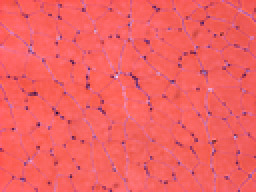
%> input picture Cell Segmentation/case2.tif, 128 x 96 px, shrunk from 600 x 448 before the run (shown 2 times larger)
$ octave DemoCase2.m   (GNU Octave 9; MATLAB toolbox functions it lacks are replaced by stand-ins)
%> lines starting %> are read from the running program, lines starting %| are printed output that depends on the picture; in (x1, y1, x2, y2) boxes, pixels count from 0 and x2, y2 are one past the last pixel; in counts of white or black regions, pixels touching at a corner belong together; the program's own positions count from 1
### Cell Segmentation/moving_average_filter.m
%%%This program is written by Zhenzhou Wang, for more information please
%%%contact: zzwangsia@yahoo.com or wangzhenzhou@sia.cn
function [C] = moving_average_filter(A)
%%%moving average filtering
sd=1;
B=[(1/(2*pi*sd^2))*exp((-2^2-2^2)/(2*sd^2)),(1/(2*pi*sd^2))*exp((-1^2-2^2)/(2*sd^2)),(1/(2*pi*sd^2))*exp((-0^2-2^2)/(2*sd^2)),(1/(2*pi*sd^2))*exp((-1^2-2^2)/(2*sd^2)),(1/(2*pi*sd^2))*exp((-2^2-2^2)/(2*sd^2));
    (1/(2*pi*sd^2))*exp((-2^2-1^2)/(2*sd^2)),(1/(2*pi*sd^2))*exp((-1^2-1^2)/(2*sd^2)),(1/(2*pi*sd^2))*exp((-0^2-1^2)/(2*sd^2)),(1/(2*pi*sd^2))*exp((-1^2-1^2)/(2*sd^2)),(1/(2*pi*sd^2))*exp((-2^2-1^2)/(2*sd^2));
    (1/(2*pi*sd^2))*exp((-2^2-0^2)/(2*sd^2)),(1/(2*pi*sd^2))*exp((-1^2-0^2)/(2*sd^2)),(1/(2*pi*sd^2))*exp((-0^2-0^2)/(2*sd^2)),(1/(2*pi*sd^2))*exp((-1^2-0^2)/(2*sd^2)),(1/(2*pi*sd^2))*exp((-2^2-0^2)/(2*sd^2));
    (1/(2*pi*sd^2))*exp((-2^2-1^2)/(2*sd^2)),(1/(2*pi*sd^2))*exp((-1^2-1^2)/(2*sd^2)),(1/(2*pi*sd^2))*exp((-0^2-1^2)/(2*sd^2)),(1/(2*pi*sd^2))*exp((-1^2-1^2)/(2*sd^2)),(1/(2*pi*sd^2))*exp((-2^2-1^2)/(2*sd^2));
    (1/(2*pi*sd^2))*exp((-2^2-2^2)/(2*sd^2)),(1/(2*pi*sd^2))*exp((-1^2-2^2)/(2*sd^2)),(1/(2*pi*sd^2))*exp((-0^2-2^2)/(2*sd^2)),(1/(2*pi*sd^2))*exp((-1^2-2^2)/(2*sd^2)),(1/(2*pi*sd^2))*exp((-2^2-2^2)/(2*sd^2))
    ];
C=convn(A,B,'same');
C=255*imadjust(C);
% figure,imagesc(C);colormap gray;

### Cell Segmentation/gradient_image.m
%%%This program is written by Zhenzhou Wang, for more information please
%%%contact: zzwangsia@yahoo.com or wangzhenzhou@sia.cn
function [A] = gradient_image(C)
I = (double(C));
% figure,imagesc(I);colormap gray;
hy = fspecial('sobel');
hx = hy';
Iy = imfilter(double(I), hy, 'replicate');
Ix = imfilter(double(I), hx, 'replicate');
gradmag = sqrt(Ix.^2 + Iy.^2);
gradmag = gradmag./max(max(gradmag));
A=255*imadjust(gradmag);
% figure,imagesc(A);colormap gray;

### Cell Segmentation/zhenzhou_threshold_selection.m
%%%This program is written by Zhenzhou Wang, for more information please
%%%contact: zzwangsia@yahoo.com or wangzhenzhou@sia.cn
%%%This program is free for academic use only.
%%%Please reference and acknowledge the following paper:
%%%[1]Z.Z. Wang, "Monitoring of GMAW weld pool from the reflected laser lines
%%%for real time control", IEEE Transactions on Industrial Informatics, No.
%%%10,Issue, 4, pp. 2073-2083, 2014
%%%[2] Z.Z. Wang, "A new approach for segmentation and quantification of
%%%%%% cells or nanoparticles", IEEE T IND INFORM, 12(3), pp.962-971,2016

function [T] = zhenzhou_threshold_selection(C,Nfit)
Image=round(C);
Ns=max(max(Image));
Ns1=max(min(min(Image)),1);
hist1=zeros(1,Ns);
for h=Ns1:Ns
for i=1:size(Image,1)
    for j=1:size(Image,2)
        if Image(i,j)==h;
            hist1(1,h)=hist1(1,h)+1;
        end;
    end;
end;

if hist1(1,h)<1
    hist1(1,h)=1;
end;
end;


% figure,plot(hist1);
hist1=hist1/max(hist1);
hist_orig=hist1;
fhist=fft(hist1);
fhist1=abs(fftshift(fhist));
% figure,plot(fhist1);
% fhist(10:245)=0;
fhist(10:(max(size(fhist1))-10))=0;
ahist=ifft(fhist);

hist=abs(ahist)/max(abs(ahist));
hist(1:Ns1)=0;
hist(Ns:255)=0;
% [11 lines of commented-out code are left out]


N=Nfit;

hl=zeros(1,max(size(hist)));
sd=zeros(1,N+1);
% s=zeros(1,(N+1)/2);
for i=1+N:max(size(hist))-N
    Y=[];
    X=[];
    for j=1:N
        Y=[Y;hist(i-N+j-1)];
        temp=[i-N+j-1,1];
        X=[X;temp];
    end;
    k=inv(X'*X)*X'*Y;
    k1=k(1);
    Y=[];
    X=[];
    for j=1:N
        Y=[Y;hist(i+j)];
        temp=[i+j,1];
        X=[X;temp];
    end;
    k=inv(X'*X)*X'*Y;
    k2=k(1);
    sd=[sd,k1-k2];

end;
M=5;
s=zeros(1,(M+1)/2+2);
for i=1+M:max(size(sd))-M
    Y=[];
    X=[];
    Y=sd((i-(M-1)/2):(i+(M-1)/2))';
    temp=[(i-(M-1)/2):(i+(M-1)/2)];
    af=ones(1,max(size(temp)));
    X=[temp',af'];
    k=inv(X'*X)*X'*Y;
    s=[s,k(1)];
end;

s=s/max(s);
sd=sd/max(sd);

peaks=zeros(1,max(size(sd)));
for i=1:max(size(sd))
    if sd(i)>0
        peaks(i)=sd(i);
    end;
end;
%figure,plot(peaks);
valleys=zeros(1,max(size(sd)));
for i=1:max(size(sd))
    if sd(i)<0
        valleys(i)=-sd(i);
    end;
end;
%figure,plot(valleys);

ps=findpeaks(peaks);
peak_intensity=[];
for i=1:max(size(ps))
[m n]=find(peaks==ps(i));
peak_intensity=[peak_intensity,n];
end;
vs=findpeaks(valleys);
valley_intensity=[];
for i=1:max(size(vs))
[m n]=find(valleys==vs(i));
valley_intensity=[valley_intensity,n];
end;


n_v_s=[];
nvs=[];
for i=1:max(size(vs))
    if valley_intensity(i)>10&&valley_intensity(i)<250
        n_v_s=[n_v_s,valley_intensity(i)];
        nvs=[nvs,vs(i)];
    end;
end;

[m n]=find(nvs==max(nvs));
T=n_v_s(n)


figure, plot(peaks,'b-','linewidth',2);%'Color',[.3 0 0]);
hold on;
plot(-valleys,'r-','linewidth',2);%'Color',[.6 0 0]);
plot(hist1,'m-','linewidth',2);
plot(hist,'c-','linewidth',2);

plot(s,'g-','linewidth',2);
plot(hl,'k-','linewidth',2);

plot(T,0,'r*','markersize',10,'LineWidth',2);
% plot(Totsu,0,'g*','markersize',10,'LineWidth',2);
for i=1:max(size(peak_intensity))
    plot(peak_intensity(i),0,'bx','markersize',10,'linewidth',2);
end;
for i=1:max(size(valley_intensity))
    plot(valley_intensity(i),0,'ro','markersize',10,'linewidth',2);
end;
legend('peak parts of slope difference','valley parts of slope difference','original histogram distribution','smoothed histogram distribution','derivative of slope difference','horizontal axis','selected threshold');

### Cell Segmentation/zhenzhou_clutter_filter.m
%%%This program is written by Zhenzhou Wang, for more information please
%%%contact: zzwangsia@yahoo.com or wangzhenzhou@sia.cn
function [C] = zhenzhou_clutter_filter(A,N)

for i=1:N
    A=imerode(A,strel('disk',1));
end;
for i=1:N
    A=imdilate(A,strel('disk',1));
end;
C=bwareaopen(A,5);
% figure,imagesc(C);colormap gray;

### Cell Segmentation/zhenzhou_shape_filtering.m
%%%This program is written by Zhenzhou Wang, for more information please
%%%contact: zzwangsia@yahoo.com or wangzhenzhou@sia.cn
%%%This program is free for academic use only.
%%%Please reference and acknowledge the following paper:
%%%papers to be published

function [Filtered_Seed] = zhenzhou_shape_filtering(bobC,Case,Band_Width)
%%%T_shape is the threshold to distinguish the noise shape and the cell
%%%shape
%%Band_Width is the band width of the Fourier filter

%%%%%shape filtering by boundary
temp = bwboundaries(bobC);
% xb_ROI = temp{1}(:,2);
% yb_ROI = temp{1}(:,1);
tempCell=[];
% Tbound=[];
figure,imagesc(bobC);colormap gray;
hold on;
for i=1:max(size(temp))
%         Tbound=[Tbound;max(size(temp{i}))];
        plot(temp{i}(:,2),temp{i}(:,1),'b-','Linewidth',2);
end;

% T_bound=round(mean(Tbound));
if Case==4
    T_bound=4;
end;
if Case==3
    T_bound=10;
end;
if Case==2
    T_bound=10;
end;
if Case==1
    T_bound=30;
end;

% keyboard;


for i=1:max(size(temp))
     if max(size(temp{i}))>T_bound

        tempCell{i}=temp{i};
        plot(tempCell{i}(:,2),tempCell{i}(:,1),'r-','Linewidth',2);
      end;
end;


NS=size(bobC);
ROI=zeros(NS(1),NS(2));
Filtered_Seed=zeros(NS(1),NS(2));

figure,imagesc(bobC);colormap gray;
hold on;
for i=1:max(size(tempCell))
    if max(size(tempCell{i}))>0
        xb = tempCell{i}(:,2);
        yb = tempCell{i}(:,1);

        fhist=fft(xb);
        fhist1=abs(fftshift(fhist));
        fhist(Band_Width:(max(size(fhist1))-Band_Width))=0;
        xb1=ifft(fhist);
        fhist=fft(yb);
        fhist1=abs(fftshift(fhist));
        fhist(Band_Width:(max(size(fhist1))-Band_Width))=0;
        yb1=ifft(fhist);
         plot(xb1,yb1,'g-','LineWidth',3);

        ROI = poly2mask(abs(xb1),abs(yb1),size(ROI,1),size(ROI,2));
        Filtered_Seed=Filtered_Seed+ROI;
    end;
end;
% figure,imagesc(Filtered_Seed);colormap gray;

### Cell Segmentation/zhenzhou_iterative_erosion.m
%%%This program is written by Zhenzhou Wang, for more information please
%%%contact: zzwangsia@yahoo.com or wangzhenzhou@sia.cn
%%%This program is free for academic use only.
%%%Please reference and acknowledge the following paper:
%%%Z.Z. Wang, "Automatic segmentation and classification of the reflected laser dots during analytic measurement of mirror surfaces, Optics and Lasers in Engineering,  2016
%%%Z.Z. Wang, "A semi-automatic method for robust and efficient identification of neighboring muscle cells," Pattern Recognition, Vol. 53, pp.300-312, 2016

function [rxc1, ryc1] = zhenzhou_iterative_erosion(Filtered_Seed,Case)
%%%Case= 1, 2, 3, to disting\guish the size type of the cells

seed=Filtered_Seed;
if Case==1
    m_id=1;
    l_id=0;
    s_id=0;
    n_id=0;
end;
if Case==2
    m_id=1;
    l_id=0;
    s_id=0;
    n_id=0;
end;
if Case==3
    m_id=0;
    l_id=0;
    s_id=1;
    n_id=0;
end;
if Case==4
    m_id=0;
    l_id=0;
    s_id=0;
    n_id=1;
end;
se = strel('disk',1);
% seed=bSeg;
isize=size(seed);
S1=isize(1);
S2=isize(2);
%%%%%%%%%%%%%%%%%%%%separate the cells
%%%%%%%%%%%%%%%%%%%%%%%%%%%%%%%%%%%%%%%
mask_f=zeros(S1,S2);
mask_temp= seed;
%%%%%%%%%%%%%%%%%%%separate cells based on size threshold
a_temp=seed;
if m_id==1
    for i=1:10
        a_temp = imerode(a_temp, se);
        a_temp= bwareaopen(a_temp,5);
    end;
end;
if l_id==1
    for i=1:5
        a_temp = imerode(a_temp, se);
        a_temp= bwareaopen(a_temp,3);
    end;
end;
if s_id==1
    for i=1:4
        a_temp = imerode(a_temp, se);
        a_temp= bwareaopen(a_temp,1);
    end;
end;

if n_id==1
    for i=1:1
        a_temp = imerode(a_temp, se);
        a_temp= bwareaopen(a_temp,1);
    end;
end;

s  = regionprops(a_temp, 'Area');
areas = cat(1, s.Area);
% figure,imagesc(a_temp);colormap gray;

T_s=round(mean(areas));
T_s=round(T_s);
mask_em = bwareaopen(mask_temp, T_s);
mask_f=mask_temp-mask_em+mask_f;
% figure,imagesc(mask_f);

for i=1:20
    se = strel('disk',1);
    mask_temp = imerode(mask_em, se);
    mask_em = bwareaopen(mask_temp,T_s);
    %figure,imagesc(mask_temp);
    mask_f=mask_temp-mask_em+mask_f;
    %figure,imagesc(mask_f);
end;

mask_f=mask_f+mask_temp;
mask_ff=mask_f>0;
% figure,imagesc(mask_ff);colormap gray;


%%%General filtering 2016
if Case==1
mask_ff=bwareaopen(mask_ff,30);
end;
if Case==2
mask_ff=bwareaopen(mask_ff,20);
end;
if Case==3
mask_ff=bwareaopen(mask_ff,10);
end;

s  = bwlabel(mask_ff);
figure,imagesc(s);


% ss1=bwlabel(sd1);
ss1=s;
N=max(max(s))

xc=[];yc=[];
for h=1:N
    X=[];Y=[];
    leng=0;lx=0;ly=0;
    for i=1:S1
        for j=1:S2

            if ss1(i,j)<h+1&&ss1(i,j)>h-1
                X=[X,i];
                Y=[Y,j];
            end;

        end;
    end;
    xc=[xc,median(X)];
    yc=[yc,median(Y)];
end;
rxc1=round(xc);
ryc1=round(yc);

### Cell Segmentation/DemoCase2.m
%%%This program is written by Zhenzhou Wang, for more information please
%%%contact: zzwangsia@yahoo.com or wangzhenzhou@sia.cn
%%%This program is free for academic use only.
%%%Please reference and acknowledge the following paper:
%%%%%%[1]Z.Z. Wang, "A semi-automatic method for robust and efficient identification of neighboring muscle cells," Pattern Recognition, Vol. 53, pp.300-312, 2016
%%%%%%[2] Z.Z. Wang, "A new approach for segmentation and quantification of
%%%%%% cells or nanoparticles", IEEE T IND INFORM, 12(3), pp.962-971,2016

close all;
clear all;
clc;

path='case2.tif';
D=im2double(imread(path));
Case=2;

A=D(:,:,1);
figure,imagesc(A);colormap gray;


%%%moving average filtering
C=moving_average_filter(A);
%%%obtain the gradient image
A=gradient_image(C);
%> in gradient_image, `gradmag = sqrt(Ix.^2 + Iy.^2);`:
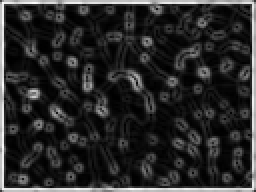
%> gradmag: size 96x128 double (shown 2 times larger); min 0, max 951.8, mean 154.9; drawn with min black and max white
%%%%obtain the contraint edges
T1=zhenzhou_threshold_selection(double(A),9);
%> in zhenzhou_threshold_selection, `Ns=max(max(Image));`: Ns = 255
%> in zhenzhou_threshold_selection, `Ns1=max(min(min(Image)),1);`: Ns1 = 1
%> after the loop in zhenzhou_threshold_selection, `for h=Ns1:Ns`: hist1 = 255 values, max 334 at index 4, min 1 at index 139, mean 47.4
%> in zhenzhou_threshold_selection, `hist1=hist1/max(hist1);`: hist1 = 255 values, max 1 at index 4, min 0.00299 at index 139, mean 0.142
%> in zhenzhou_threshold_selection, `hist_orig=hist1;`: hist_orig has the same summary as hist1
%> in zhenzhou_threshold_selection, `fhist1=abs(fftshift(fhist));`: fhist1 = 255 values, max 36.19 at index 128, min 0.0313 at index 43, mean 1.57
%> in zhenzhou_threshold_selection, `hist=abs(ahist)/max(abs(ahist));`: hist = 255 values, max 1 at index 10, min 0.0024 at index 153, mean 0.163
%> the loop in zhenzhou_threshold_selection, `for i=1+N:max(size(hist))-N` made 237 passes
%> (k1, k2) on passes 7 to 9: (-0.00449, -0.044), (-0.0132, -0.0417), (-0.0213, -0.0387)
%> after the loop in zhenzhou_threshold_selection, `for i=1+N:max(size(hist))-N`: sd = 247 values, max 0.124 at index 11, min -0.048 at index 246, mean -0.000188
%> the loop in zhenzhou_threshold_selection, `for i=1+M:max(size(sd))-M` made 237 passes
%> (Y, temp, X, k) on passes 9 to 11: ([0.0809; 0.0757; 0.0686; 0.06; 0.0502], [12 13 14 15 16], [12 1; 13 1; 14 1; 15 1; 16 1], [-0.00771; 0.175]), ([0.0757; 0.0686; 0.06; 0.0502; 0.0396], [13 14 15 16 17], [13 1; 14 1; 15 1; 16 1; 17 1], [-0.00907; 0.195]), ([0.0686; 0.06; 0.0502; 0.0396; 0.0285], [14 15 16 17 18], [14 1; 15 1; 16 1; 17 1; 18 1], [-0.0101; 0.211])
%> after the loop in zhenzhou_threshold_selection, `for i=1+M:max(size(sd))-M`: s = 242 values, max 0.0286 at index 10, min -0.014 at index 13, mean -5.3e-05
%> in zhenzhou_threshold_selection, `s=s/max(s);`: s = 242 values, max 1 at index 10, min -0.491 at index 13, mean -0.00185
%> in zhenzhou_threshold_selection, `sd=sd/max(sd);`: sd = 247 values, max 1 at index 11, min -0.387 at index 246, mean -0.00152
%> after the loop in zhenzhou_threshold_selection, `for i=1:max(size(sd))`: peaks = 247 values, max 1 at index 11, min 0 at index 1, mean 0.0278
%> after the loop in zhenzhou_threshold_selection, `for i=1:max(size(sd))`: valleys = 247 values, max 0.387 at index 246, min 0 at index 1, mean 0.0293
%> in zhenzhou_threshold_selection, `ps=findpeaks(peaks);`: ps = [1 0.0544 0.000513 0.02 0.043 0.0538 0.0436 0.0139 0.0077 0.0729 0.0891]
%> the loop in zhenzhou_threshold_selection, `for i=1:max(size(ps))` made 11 passes
%> (n, peak_intensity) on passes 1 to 11: (11, 11), (42, [11 42]), (69, [11 42 69]), (83, [11 42 69 83]), (110, [11 42 69 83 110]), (135, [11 42 69 83 110 135]), (163, [11 42 69 83 110 135 163]), (175, [11 42 69 83 110 135 163 175]), (189, [11 42 69 83 110 135 163 175 189]), (204, [11 42 69 83 110 135 163 175 189 204]), (229, [11 42 69 83 110 135 163 175 189 204 229])
%> in zhenzhou_threshold_selection, `vs=findpeaks(valleys);`: vs = [0.277 0.0413 0.00482 0.0406 0.0587 0.0225 0.0296 0.0147 0.0378 0.0323 0.0662 0.0805 0.387]
%> the loop in zhenzhou_threshold_selection, `for i=1:max(size(vs))` made 13 passes
%> (n, valley_intensity) on passes 1 to 12: (27, 27), (54, [27 54]), (74, [27 54 74]), (95, [27 54 74 95]), (122, [27 54 74 95 122]), (144, [27 54 74 95 122 144]), (155, [27 54 74 95 122 144 155]), (170, [27 54 74 95 122 144 155 170]), (183, [27 54 74 95 122 144 155 170 183]), (195, [27 54 74 95 122 144 155 170 183 195]), (221, [27 54 74 95 122 144 155 170 183 195 221]), (236, [27 54 74 95 122 144 155 170 183 195 221 236])
%> the loop in zhenzhou_threshold_selection, `for i=1:max(size(vs))` made 13 passes
%> (n_v_s, nvs) on passes 1 to 7: (27, 0.277), ([27 54], [0.277 0.0413]), ([27 54 74], [0.277 0.0413 0.00482]), ([27 54 74 95], [0.277 0.0413 0.00482 0.0406]), ([27 54 74 95 122], [0.277 0.0413 0.00482 0.0406 0.0587]), ([27 54 74 95 122 144], [0.277 0.0413 0.00482 0.0406 0.0587 0.0225]), ([27 54 74 95 122 144 155], [0.277 0.0413 0.00482 0.0406 0.0587 0.0225 0.0296])
%> n_v_s on passes 9 to 13: [27 54 74 95 122 144 155 170 183], [27 54 74 95 122 144 155 170 183 195], [27 54 74 95 122 144 155 170 183 195 221], [27 54 74 95 122 144 155 170 183 195 221 236], [27 54 74 95 122 144 155 170 183 195 221 236 246]
%> in zhenzhou_threshold_selection, `[m n]=find(nvs==max(nvs));`: n = 13
%> in zhenzhou_threshold_selection, `T=n_v_s(n)`: T = 246
%> the loop in zhenzhou_threshold_selection, `for i=1:max(size(peak_intensity))` made 11 passes
%> the loop in zhenzhou_threshold_selection, `for i=1:max(size(valley_intensity))` made 13 passes
%> figure, not shown here; curve peaks at x = 11, y = 1; curve peaks at x = 1, y = 0; curve peaks at x = 4, y = 1; curve peaks at x = 10, y = 1
%> T1 = 246
% T1=zhenzhou_threshold_selection_updated(double(A),2,27,1);


bC=A>T1;
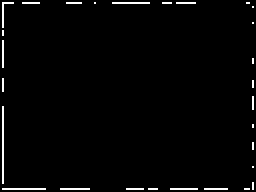
%> bC: size 96x128 logical (shown 2 times larger); 2% white in thin lines or dots
bbC=bwareaopen(bC,100);
%> bbC: size 96x128 logical; every value is 0
figure,imagesc(bbC);colormap gray;


%%%%%Union method   ( CASE 2 )
obC=~bbC;figure,imagesc(obC);
%> after `obC=~bbC`: obC: size 96x128 logical; every value is 1
%> after `imagesc(obC)`:
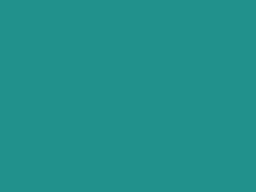
%> displayed picture: size 96x128x3, on the screen's scale of 0 to 255 (shown 2 times larger); mean R, G, B 33, 145, 140

% bobC=bwareaopen(obC,50);
bobC=zhenzhou_clutter_filter(obC,4);
figure,imagesc(bobC);colormap gray;


%%%%shape filtering method
[Filtered_Seed] = zhenzhou_shape_filtering(bobC,Case,15);
%> in zhenzhou_shape_filtering, `temp = bwboundaries(bobC);`: temp = 1 boundary; box (x1, y1, x2, y2) and points: (0, 0, 128, 96) 445
%> the loop in zhenzhou_shape_filtering, `for i=1:max(size(temp))` made 1 pass
%> after the loop in zhenzhou_shape_filtering, `for i=1:max(size(temp))`: tempCell = 1 item
%> after the loop in zhenzhou_shape_filtering, `for i=1:max(size(temp))`:
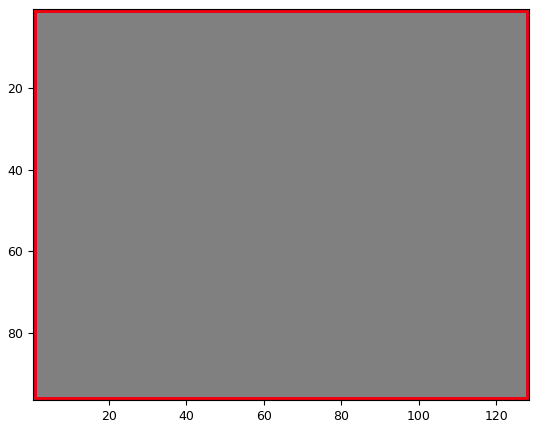
%> figure redrawn from the program's plot data
%> the loop in zhenzhou_shape_filtering, `for i=1:max(size(tempCell))` made 1 pass
%> after the loop in zhenzhou_shape_filtering, `for i=1:max(size(tempCell))`: fhist1 = 445 values, max 21535 at index 223, min 0 at index 45, mean 120; xb = 445 values, max 128 at index 128, min 1 at index 1, mean 64.36; yb = 445 values, max 96 at index 223, min 1 at index 1, mean 48.39

%%%%Quantification method by iterative erosion method
[rxc1, ryc1] = zhenzhou_iterative_erosion(Filtered_Seed,1);
%> after the loop in zhenzhou_iterative_erosion, `for i=1:10`:
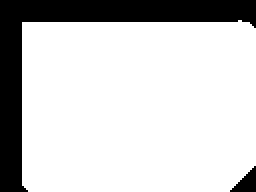
%> a_temp: size 96x128 logical (shown 2 times larger); 80.1% white; 2 black regions, box (x1, y1, x2, y2) and area: (0, 0, 128, 96) 2353, (115, 83, 128, 96) 91
%> in zhenzhou_iterative_erosion, `s  = regionprops(a_temp, 'Area');`: s = 1 region; Area: 9844
%> in zhenzhou_iterative_erosion, `areas = cat(1, s.Area);`: areas = 9844
%> in zhenzhou_iterative_erosion, `mask_f=mask_temp-mask_em+mask_f;`: mask_f: size 96x128 double; every value is 0
%> after the loop in zhenzhou_iterative_erosion, `for i=1:20`: mask_f: size 96x128 double; values 0 (black) and 1 (white), 78.4% white; 2 black regions, box (x1, y1, x2, y2) and area: (0, 0, 128, 96) 2554, (114, 82, 128, 96) 105
%> in zhenzhou_iterative_erosion, `N=max(max(s))`: N = 1
%> the loop in zhenzhou_iterative_erosion, `for h=1:N` made 1 pass
%> (leng, lx, ly, xc, yc) on pass 1: (0, 0, 0, 54, 70)
%> in zhenzhou_iterative_erosion, `rxc1=round(xc);`: rxc1 = 54
%> in zhenzhou_iterative_erosion, `ryc1=round(yc);`: ryc1 = 70
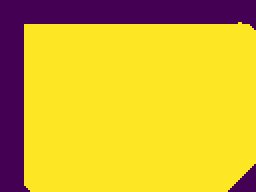
%> displayed picture: size 96x128x3, on the screen's scale of 0 to 255 (shown 2 times larger); mean R, G, B 213, 181.2, 47.2
%> rxc1 = 54; ryc1 = 70

figure,imagesc(D);colormap gray;
hold on;
plot(double(ryc1),double(rxc1),'g.','MarkerSize',30);
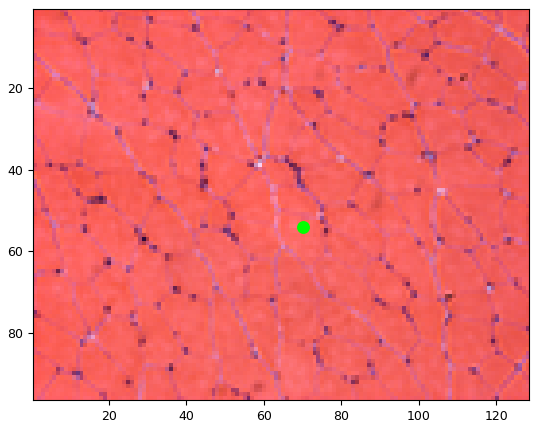
%> figure redrawn from the program's plot data
